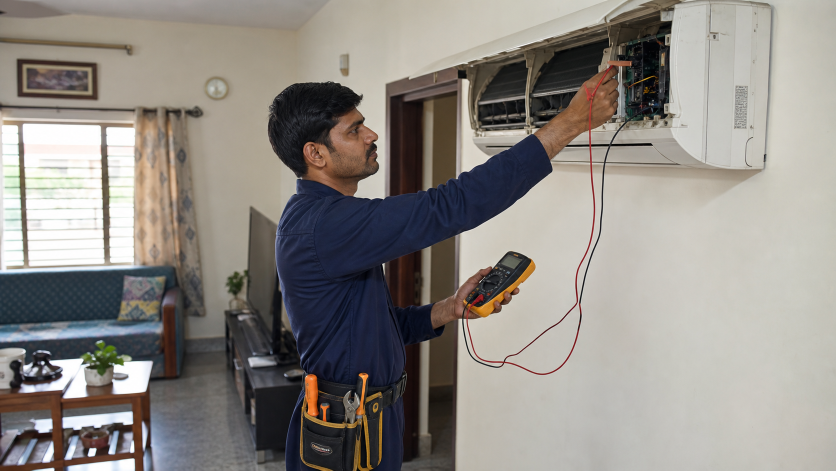
#> input picture frontend/assets/services/ac-repair.png, 1672 x 941 px (shown at 1/2 size); its folder holds 3 pictures in this run
$ python optimize_service_images.py
#> lines starting #> are read from the running program, lines starting #| are printed output that depends on the picture
"""Create responsive WebP variants for LocalConnect service photography."""

from pathlib import Path

from PIL import Image, ImageOps


ROOT = Path(__file__).resolve().parent.parent
SOURCE_DIR = ROOT / "frontend" / "assets" / "services"
WIDTHS = (480, 960)


def optimize(source: Path) -> None:
    with Image.open(source) as image:
#> image is the input picture: PIL image 1672x941 RGB; mean R, G, B 142.4, 137.8, 132.4
        image = ImageOps.exif_transpose(image).convert("RGB")
        for width in WIDTHS:
            target_width = min(width, image.width)
            target_height = round(image.height * target_width / image.width)
            resized = image.resize((target_width, target_height), Image.Resampling.LANCZOS)
            output = source.with_name(f"{source.stem}-{width}.webp")
            resized.save(output, "WEBP", quality=82, method=6)
            print(f"{output.relative_to(ROOT)}: {output.stat().st_size:,} bytes")
#> this loop made 2 passes
#> pass 1, in optimize, `resized = image.resize((target_width, target_height), Image.Resampling..`:
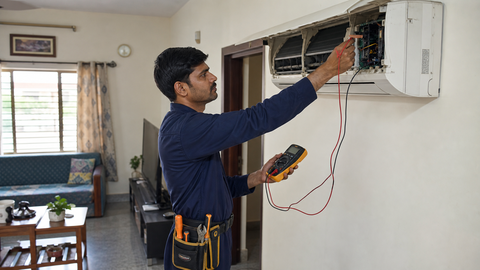
#> resized: PIL image 480x270 RGB; mean R, G, B 142.4, 137.8, 132.4
#> pass 2, in optimize, `resized = image.resize((target_width, target_height), Image.Resampling..`:
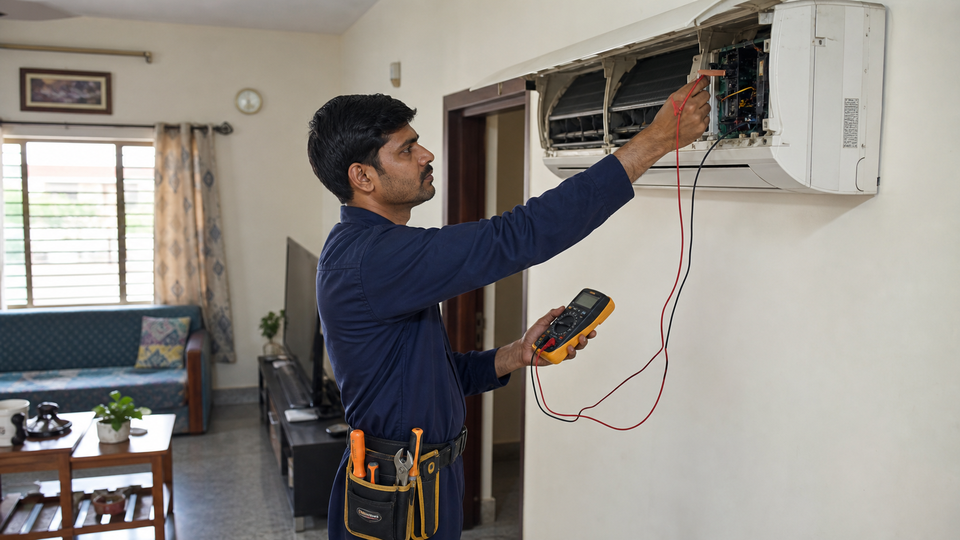
#> resized: PIL image 960x540 RGB; mean R, G, B 142.4, 137.8, 132.4


if __name__ == "__main__":
    for source_file in sorted(SOURCE_DIR.glob("*.png")):
        optimize(source_file)
